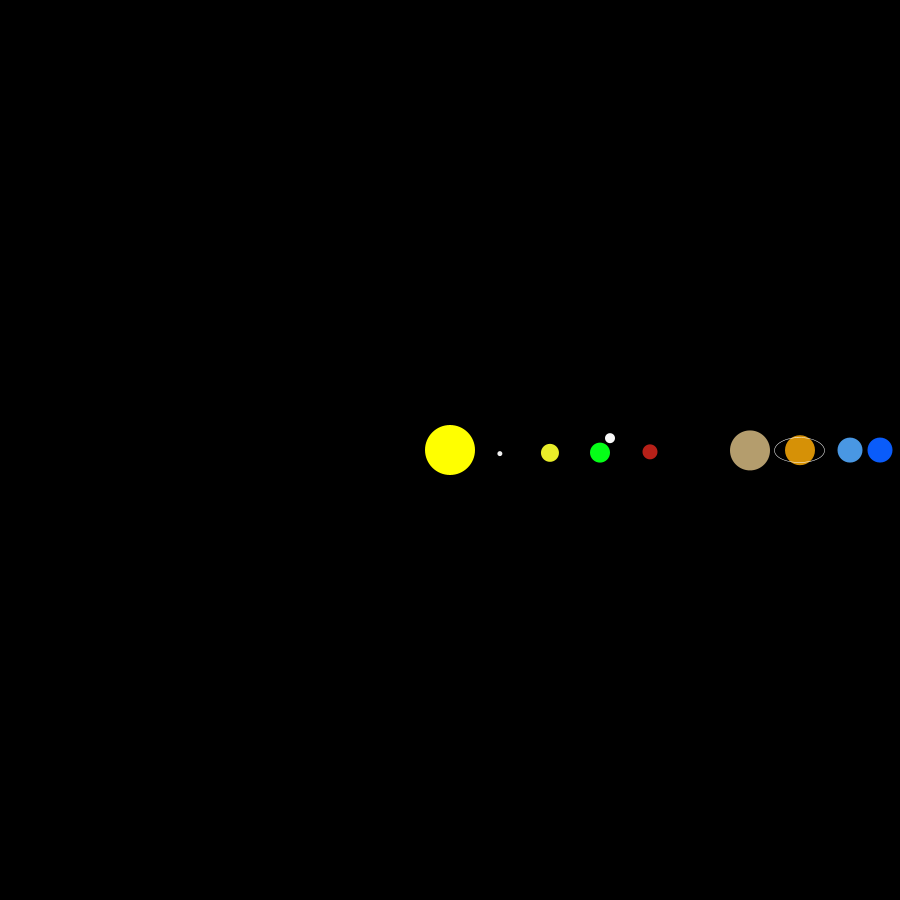
Frame 1 (no input)
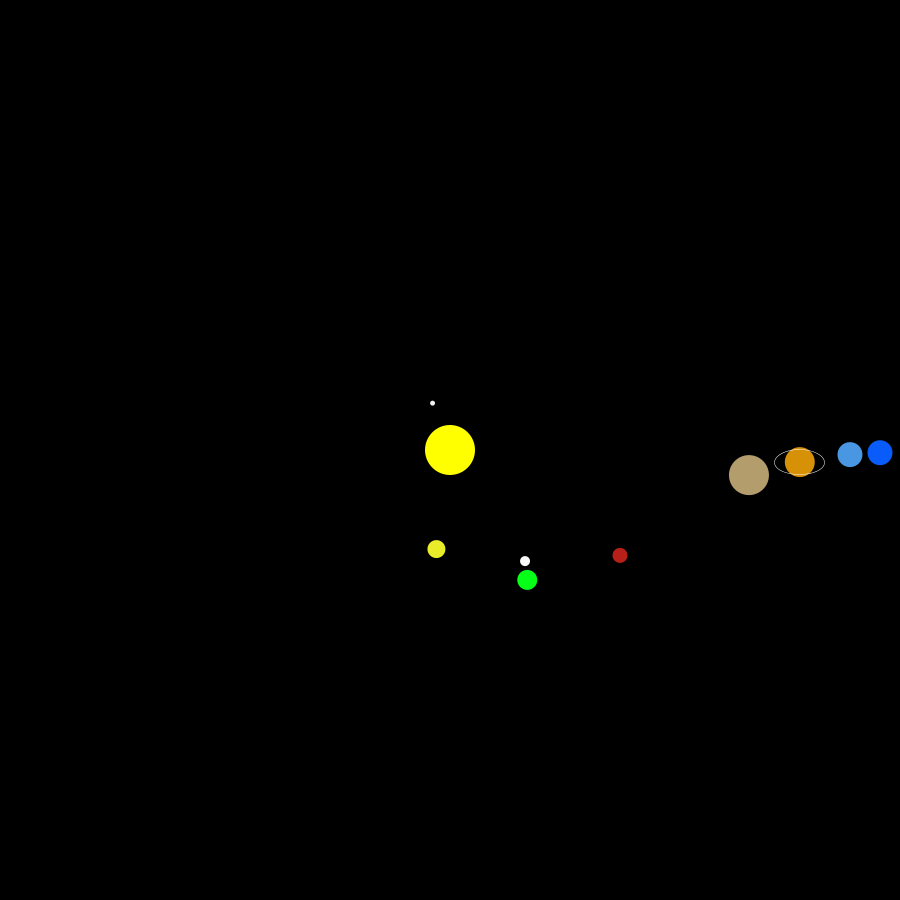
Frame 60 (the mouse pressed at the canvas centre just before this capture)
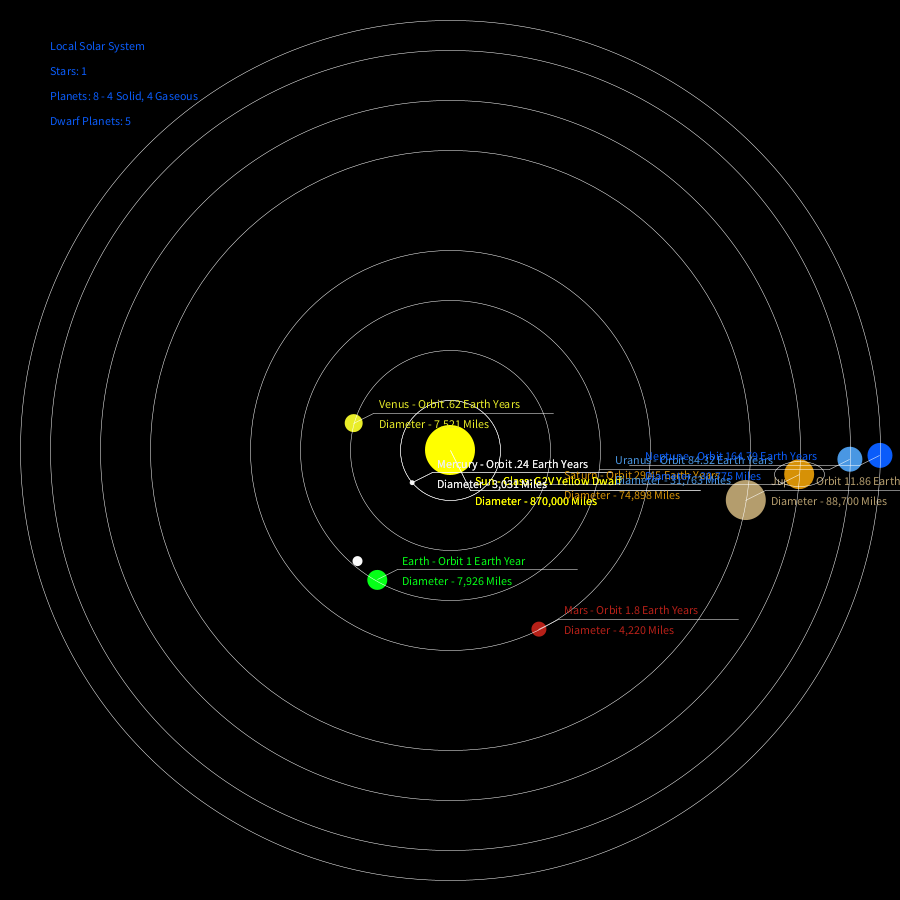
Frame 120 (the mouse held since frame 60 and released just before this capture)

The Processing sketch that drew these frames (run headless with seeded random() and noise(); from frame 60 on, the mouse is pressed at the canvas centre):

// Processing sketch: processing_43633
// ── processing_43633.pde

//Maximilian Uriarte
//Midterm!
//I'm a huge space nerd, it's true.
//This project is a diagram of our own solar system.
//PLUTO IS NOT A PLANET

float ex,ey,angle,s;
float mx,my;
float vx,vy;
float Mx,My;
float jx,jy;
float sx,sy;
float ux,uy;
float nx,ny;
float ax,ay;
float moonx,moony;
float starSize,starLoc;
//float rs,rv,rd;

void setup(){
  size(900,900);
  smooth();
  ex = 0;
  ey = 0;
  mx = 0;
  my = 0;
  vx = 0;
  vy = 0;
  Mx = 0;
  My = 0;
  jx = 0;
  jy = 0;
  sx = 0;
  sy = 0;
  ux = 0;
  uy = 0;
  nx = 0;
  ny = 0;
  ax = 0;
  ay = 0;
  moonx = 0;
  moony = 0;
  angle = 0;
  s = 1;
  starSize = random(10);
  starLoc = random(900);
   //asteroids
/*/  fill(240);
  
  for(float i = 0; i < 100; i++){
    float rs = random(15);
    float rd = random(230,280);
    float rv = random(.12,.52);
    
    ax = cos(radians(angle*rv)) * rd + width/2;
    ay = sin(radians(angle*rv)) * rd + width/2;
    ellipse(ax,ay,rs,rs);
  }
  /*/
}


void draw(){
  strokeWeight(.5);
  background(0);
  
  //info
  if(mousePressed == true){
    text("Local Solar System",50,50);
    text("Stars: 1",50,75);
    text("Planets: 8 - 4 Solid, 4 Gaseous",50,100);
    text("Dwarf Planets: 5",50,125);
  }

  
  //sun
  fill(255,255,0);
  noStroke();
  ellipse(width/2,height/2,50,50);
  if(mouseX > 425){ //begin rollover info
    if(mouseX < 475){
      if(mouseY > 425){
        if(mouseY < 475){
      noFill();
      stroke(255);
      line(450,450,470,490);
      line(470,490,700,490);
      text("Sun - Class: G2V Yellow Dwarf",475,485);
      text("Diameter - 870,000 Miles",475,505);
      noStroke();
        } 
      }
    }
  }
  if(mousePressed == true){ //sun mouse code
    noFill();
      stroke(255);
      line(450,450,470,490);
      line(470,490,700,490);
      text("Sun - Class: G2V Yellow Dwarf",475,485);
      text("Diameter - 870,000 Miles",475,505);
      noStroke();
  }
  
  //earth
  fill(5,255,23);
  ex = cos(radians(angle++)) * 150 + width/2;
  ey = sin(radians(angle)) * 150 + height/2;
  ellipse(ex,ey,20,20);
  if(mouseX > ex-50){ //begin rollover info
    if(mouseX < ex+50){
      if(mouseY > ey-50){
        if(mouseY < ey+50){
      noFill();
      stroke(255);
      ellipse(width/2,height/2,300,300);
      line(ex,ey,ex+20,ey-10);
      line(ex+20,ey-10,ex+200,ey-10);
      text("Earth - Orbit 1 Earth Year", ex+25,ey-15);
      text("Diameter - 7,926 Miles", ex+25,ey+5);
      noStroke();
        } 
      }
    }
  }
  if(mousePressed == true){ //earth mouse code
          noFill();
      stroke(255);
      ellipse(width/2,height/2,300,300);
      line(ex,ey,ex+20,ey-10);
      line(ex+20,ey-10,ex+200,ey-10);
      text("Earth - Orbit 1 Earth Year", ex+25,ey-15);
      text("Diameter - 7,926 Miles", ex+25,ey+5);
      noStroke();
  }
  
  //earth moon
  fill(250);
  moonx = cos(radians(ex/2)) * 20 + ex;
  moony = sin(radians(ey/2)) * 20 + ey;
  ellipse(moonx,moony,10,10);
  
  
  //mercury
  fill(240);
  mx = cos(radians(angle*4.16)) * 50 + width/2;
  my = sin(radians(angle*4.16)) * 50 + height/2;
  ellipse(mx,my,5,5);
  noFill();
  ellipse(width/2,height/2,50,50);
  if(mouseX > mx-50){
    if(mouseX < mx+50){
      if(mouseY > my-50){
        if(mouseY < my+50){
      noFill();
      stroke(255);
      ellipse(width/2,height/2,100,100);
      line(mx,my,mx+20,my-10);
      line(mx+20,my-10,mx+200,my-10);
      text("Mercury - Orbit .24 Earth Years", mx+25,my-15);
      text("Diameter - 3,031 Miles",mx+25,my+5);
      noStroke();
        } 
      }
    }
  }
  if(mousePressed == true){ //mercury mouse code
          noFill();
      stroke(255);
      ellipse(width/2,height/2,100,100);
      line(mx,my,mx+20,my-10);
      line(mx+20,my-10,mx+200,my-10);
      text("Mercury - Orbit .24 Earth Years", mx+25,my-15);
      text("Diameter - 3,031 Miles",mx+25,my+5);
      noStroke();
  }
  
  //venus
  fill(233,237,41);
  vx = cos(radians(angle*1.63)) * 100 + width/2;
  vy = sin(radians(angle*1.63)) * 100 + height/2;
  ellipse(vx,vy,18,18);
  if(mouseX > vx-50){
    if(mouseX < vx+50){
      if(mouseY > vy-50){
        if(mouseY < vy+50){
      noFill();
      stroke(255);
      ellipse(width/2,height/2,200,200);
      line(vx,vy,vx+20,vy-10);
      line(vx+20,vy-10,vx+200,vy-10);
      text("Venus - Orbit .62 Earth Years", vx+25,vy-15);
      text("Diameter - 7,521 Miles",vx+25,vy+5);
      noStroke();
        } 
      }
    }
  }
  if(mousePressed == true){ //venus mouse code
          noFill();
      stroke(255);
      ellipse(width/2,height/2,200,200);
      line(vx,vy,vx+20,vy-10);
      line(vx+20,vy-10,vx+200,vy-10);
      text("Venus - Orbit .62 Earth Years", vx+25,vy-15);
      text("Diameter - 7,521 Miles",vx+25,vy+5);
      noStroke();
  }
  
  //mars
  fill(183,32,24);
  Mx = cos(radians(angle*.53)) * 200 + width/2;
  My = sin(radians(angle*.53)) * 200 + height/2;
  ellipse(Mx,My,15,15);
  if(mouseX > Mx-50){
    if(mouseX < Mx+50){
      if(mouseY > My-50){
        if(mouseY < My+50){
      noFill();
      stroke(255);
      ellipse(width/2,height/2,400,400);
      line(Mx,My,Mx+20,My-10);
      line(Mx+20,My-10,Mx+200,My-10);
      text("Mars - Orbit 1.8 Earth Years", Mx+25,My-15);
      text("Diameter - 4,220 Miles",Mx+25,My+5);
      noStroke();
        } 
      }
    }
  }
  if(mousePressed == true){ //mars mouse code
    noFill();
      stroke(255);
      ellipse(width/2,height/2,400,400);
      line(Mx,My,Mx+20,My-10);
      line(Mx+20,My-10,Mx+200,My-10);
      text("Mars - Orbit 1.8 Earth Years", Mx+25,My-15);
      text("Diameter - 4,220 Miles",Mx+25,My+5);
      noStroke();
  }
  
 

  //jupiter
  fill(180,157,109);
  jx = cos(radians(angle*.08)) * 300 + width/2;
  jy = sin(radians(angle*.08)) * 300 + height/2;
  ellipse(jx,jy,40,40);
  if(mouseX > jx-50){
    if(mouseX < jx+50){
      if(mouseY > jy-50){
        if(mouseY < jy+50){
      noFill();
      stroke(255);
      ellipse(width/2,height/2,600,600);
      line(jx,jy,jx+20,jy-10);
      line(jx+20,jy-10,jx+200,jy-10);
      text("Jupiter - Orbit 11.86 Earth Years", jx+25,jy-15);
      text("Diameter - 88,700 Miles",jx+25,jy+5);
      noStroke();
        } 
      }
    }
  }
  if(mousePressed == true){ //jupiter mouse code
    noFill();
      stroke(255);
      ellipse(width/2,height/2,600,600);
      line(jx,jy,jx+20,jy-10);
      line(jx+20,jy-10,jx+200,jy-10);
      text("Jupiter - Orbit 11.86 Earth Years", jx+25,jy-15);
      text("Diameter - 88,700 Miles",jx+25,jy+5);
      noStroke();
  }
  
  //saturn
  fill(214,145,6);
  sx = cos(radians(angle*.033)) * 350 + width/2;
  sy = sin(radians(angle*.033)) * 350 + height/2;
  ellipse(sx,sy,30,30);
  noFill();
  stroke(255);
  ellipse(sx,sy,50,25);
  noStroke();
  if(mouseX > sx-30){
    if(mouseX < sx+30){
      if(mouseY > sy-30){
        if(mouseY < sy+30){
      noFill();
      stroke(255);
      ellipse(width/2,height/2,700,700);
      line(sx,sy,sx-20,sy+10);
      line(sx-20,sy+10,sx-250,sy+10);
      text("Saturn - Orbit 29.45 Earth Years", sx-235,sy+5);
      text("Diameter - 74,898 Miles", sx-235,sy+25);
      noStroke();
        } 
      }
    }
  }
  if(mousePressed == true){ //Saturn mouse code
    noFill();
      stroke(255);
      ellipse(width/2,height/2,700,700);
      line(sx,sy,sx-20,sy+10);
      line(sx-20,sy+10,sx-250,sy+10);
      text("Saturn - Orbit 29.45 Earth Years", sx-235,sy+5);
      text("Diameter - 74,898 Miles", sx-235,sy+25);
      noStroke();
  }
  
  //uranus
  fill(73,151,227);
  ux = cos(radians(angle*.011)) * 400 + width/2;
  uy = sin(radians(angle*.011)) * 400 + height/2;
  ellipse(ux,uy,25,25);
  if(mouseX > ux-20){
    if(mouseX < ux+20){
      if(mouseY > uy-20){
        if(mouseY < uy+20){
      noFill();
      stroke(255);
      ellipse(width/2,height/2,800,800);
      line(ux,uy,ux-20,uy+10);
      line(ux-20,uy+10,ux-250,uy+10);
      text("Uranus - Orbit 84.32 Earth Years", ux-235,uy+5);
      text("Diameter - 31,763 Miles", ux-235,uy+25);
      noStroke();
        } 
      }
    }
  }
  if(mousePressed == true){ //Uranus mouse code
    noFill();
      stroke(255);
      ellipse(width/2,height/2,800,800);
      line(ux,uy,ux-20,uy+10);
      line(ux-20,uy+10,ux-250,uy+10);
      text("Uranus - Orbit 84.32 Earth Years", ux-235,uy+5);
      text("Diameter - 31,763 Miles", ux-235,uy+25);
      noStroke();
  }
  
  //neptune
  fill(10,92,250);
  nx = cos(radians(angle*.006)) * 430 + width/2;
  ny = sin(radians(angle*.006)) * 430 + height/2;
  ellipse(nx,ny,25,25);
  if(mouseX > nx-20){
    if(mouseX < nx+20){
      if(mouseY > ny-20){
        if(mouseY < ny+20){
      noFill();
      stroke(255);
      ellipse(width/2,height/2,860,860);
      line(nx,ny,nx-20,ny+10);
      line(nx-20,ny+10,nx-250,ny+10);
      text("Neptune - Orbit 164.79 Earth Years", nx-235,ny+5);
      text("Diameter - 30,775 Miles",nx-235,ny+25);
      noStroke();
        } 
      }
    }
  }
  if(mousePressed == true){ //Neptune Mouse Code
    noFill();
      stroke(255);
      ellipse(width/2,height/2,860,860);
      line(nx,ny,nx-20,ny+10);
      line(nx-20,ny+10,nx-250,ny+10);
      text("Neptune - Orbit 164.79 Earth Years", nx-235,ny+5);
      text("Diameter - 30,775 Miles",nx-235,ny+25);
      noStroke();
  }
  
}
/*/
void asteroid(int ax, int ay){
  float rs = random(15);
  ellipse(ax,ay,rs,rs);
}


class Asteroid {
  float x,y,circleSize;
  int speed
  int distance
  
  Asteroid(float xpos, float ypos, float cSize){
    x = xpos;
    y = ypos;
    circleSize = cSize;
  }
  
  void display(){
    ellipse(x,y,circleSize,circleSize);
  }
  /*/
